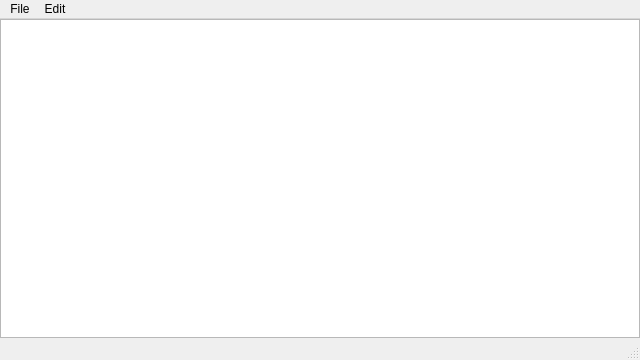
<?xml version="1.0" encoding="UTF-8"?>
<ui version="4.0">
 <class>BuildMonitorClass</class>
 <widget class="QMainWindow" name="BuildMonitorClass">
  <property name="geometry">
   <rect>
    <x>0</x>
    <y>0</y>
    <width>640</width>
    <height>360</height>
   </rect>
  </property>
  <property name="sizePolicy">
   <sizepolicy hsizetype="Preferred" vsizetype="Preferred">
    <horstretch>0</horstretch>
    <verstretch>0</verstretch>
   </sizepolicy>
  </property>
  <property name="windowTitle">
   <string>Build Monitor</string>
  </property>
  <widget class="QWidget" name="centralWidget">
   <layout class="QGridLayout" name="gridLayout">
    <property name="leftMargin">
     <number>0</number>
    </property>
    <property name="topMargin">
     <number>0</number>
    </property>
    <property name="rightMargin">
     <number>0</number>
    </property>
    <property name="bottomMargin">
     <number>0</number>
    </property>
    <item row="0" column="0">
     <widget class="ServerOverviewTable" name="serverOverviewTable">
      <property name="enabled">
       <bool>true</bool>
      </property>
      <property name="sizePolicy">
       <sizepolicy hsizetype="Expanding" vsizetype="Expanding">
        <horstretch>0</horstretch>
        <verstretch>0</verstretch>
       </sizepolicy>
      </property>
      <property name="styleSheet">
       <string notr="true">QTreeView{
id: serverOverviewTable
width: 100%
height: 100%
}</string>
      </property>
      <property name="lineWidth">
       <number>0</number>
      </property>
      <property name="editTriggers">
       <set>QAbstractItemView::NoEditTriggers</set>
      </property>
      <property name="selectionBehavior">
       <enum>QAbstractItemView::SelectRows</enum>
      </property>
      <property name="verticalScrollMode">
       <enum>QAbstractItemView::ScrollPerPixel</enum>
      </property>
      <property name="horizontalScrollMode">
       <enum>QAbstractItemView::ScrollPerPixel</enum>
      </property>
      <attribute name="horizontalHeaderHighlightSections">
       <bool>false</bool>
      </attribute>
      <attribute name="horizontalHeaderStretchLastSection">
       <bool>true</bool>
      </attribute>
      <attribute name="verticalHeaderVisible">
       <bool>false</bool>
      </attribute>
     </widget>
    </item>
   </layout>
  </widget>
  <widget class="QMenuBar" name="menuBar">
   <property name="geometry">
    <rect>
     <x>0</x>
     <y>0</y>
     <width>640</width>
     <height>21</height>
    </rect>
   </property>
   <widget class="QMenu" name="menuFile">
    <property name="title">
     <string>File</string>
    </property>
    <addaction name="actionAdd_to_Startup"/>
    <addaction name="actionRemove_from_Startup"/>
    <addaction name="separator"/>
    <addaction name="actionExit"/>
   </widget>
   <widget class="QMenu" name="menuEdit">
    <property name="title">
     <string>Edit</string>
    </property>
    <addaction name="actionSettings"/>
    <addaction name="actionProjects"/>
   </widget>
   <addaction name="menuFile"/>
   <addaction name="menuEdit"/>
  </widget>
  <widget class="QStatusBar" name="statusBar"/>
  <action name="actionExit">
   <property name="text">
    <string>Exit</string>
   </property>
  </action>
  <action name="actionSettings">
   <property name="text">
    <string>Settings</string>
   </property>
  </action>
  <action name="actionHelp">
   <property name="text">
    <string>Help</string>
   </property>
  </action>
  <action name="actionAbout">
   <property name="text">
    <string>About</string>
   </property>
  </action>
  <action name="actionAdd_to_Startup">
   <property name="text">
    <string>Add to Startup</string>
   </property>
  </action>
  <action name="actionRemove_from_Startup">
   <property name="text">
    <string>Remove from Startup</string>
   </property>
  </action>
  <action name="actionProjects">
   <property name="text">
    <string>Projects</string>
   </property>
  </action>
 </widget>
 <layoutdefault spacing="6" margin="11"/>
 <customwidgets>
  <customwidget>
   <class>ServerOverviewTable</class>
   <extends>QTreeView</extends>
   <header>ServerOverviewTable.h</header>
  </customwidget>
 </customwidgets>
 <resources>
  <include location="BuildMonitor.qrc"/>
 </resources>
 <connections/>
</ui>
